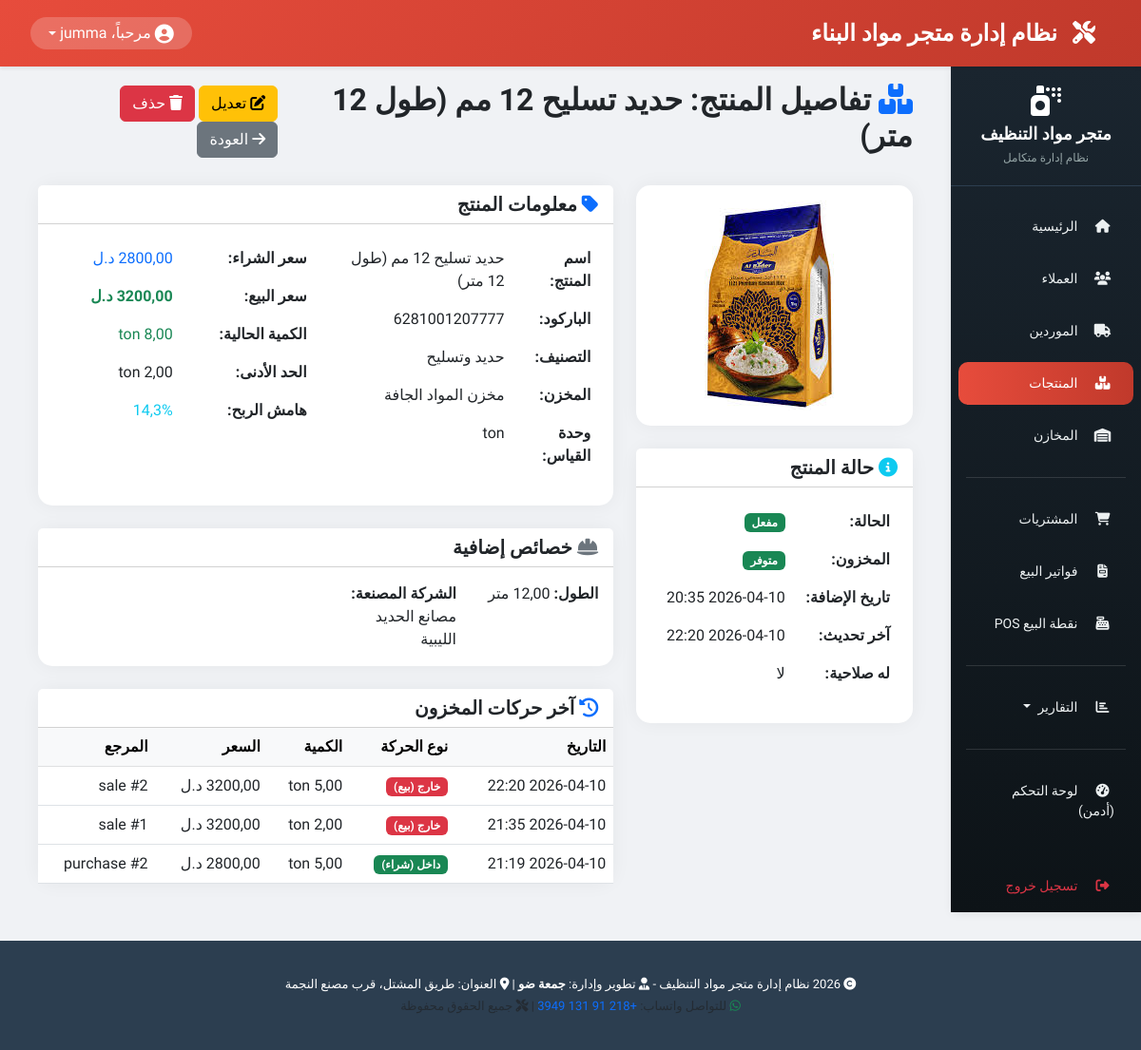
Page /products/2/ (signed in) on the earlier database version.
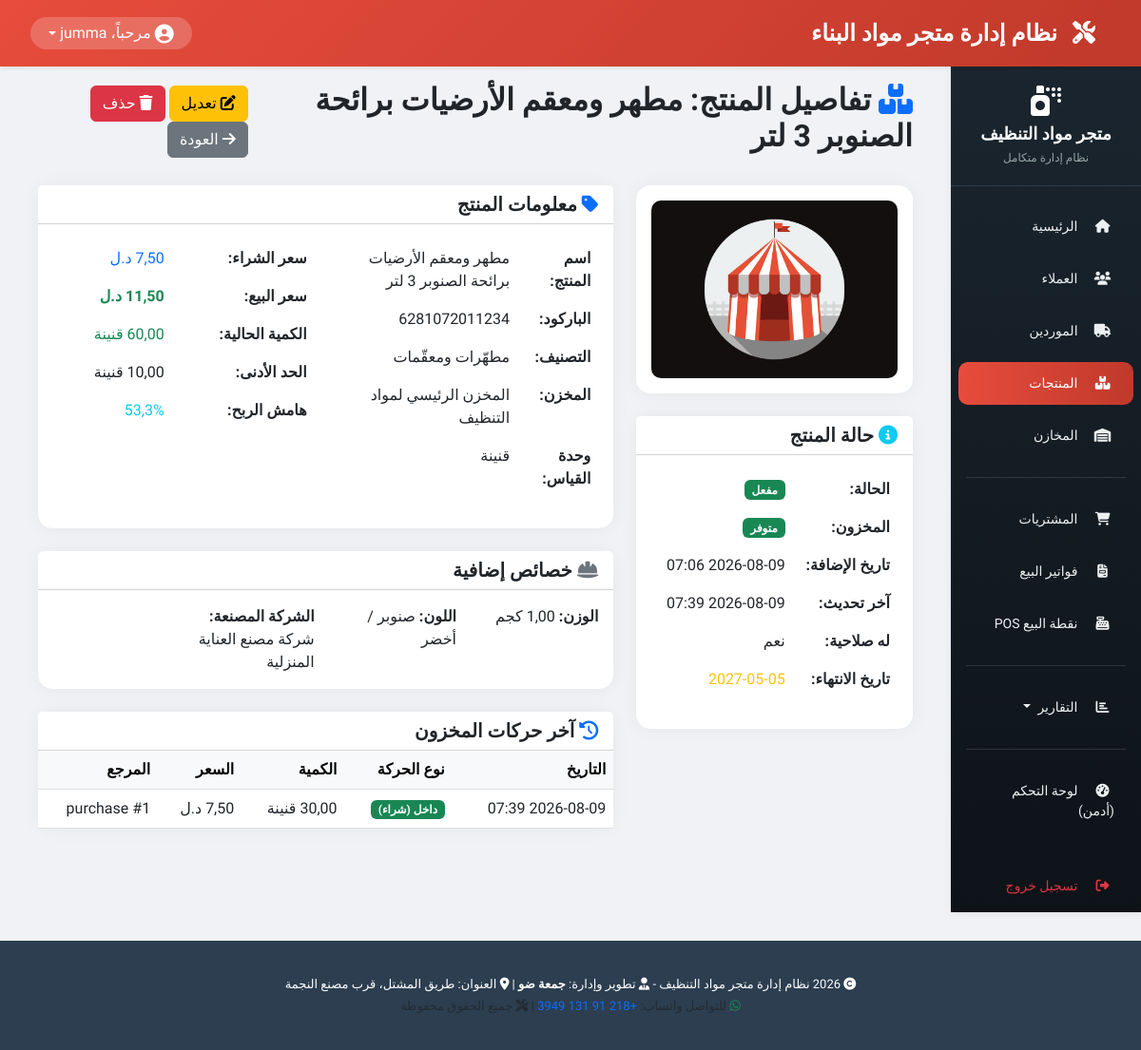
Same page on the later database version.
### products/models.py (models this page shows, shortened)
class Product(models.Model):
    UNIT_CHOICES = [
        ('piece', 'قطعة'),
        ('bottle', 'قنينة'),
        ('gallon', 'جالون'),
        ('liter', 'لتر'),
        ('ml', 'مليلتر'),
        ('box', 'كرتونة'),
        ('packet', 'باكو'),
        ('dozen', 'دزينة'),
        ('drum', 'برميل'),
    ]
    name = models.CharField(max_length=200, verbose_name="اسم المنتج")
    barcode = models.CharField(max_length=100, unique=True, blank=True, null=True, verbose_name="الباركود")
    category = models.ForeignKey(Category, on_delete=models.PROTECT, related_name='products', verbose_name="التصنيف")
    warehouse = models.ForeignKey('warehouses.Warehouse', on_delete=models.PROTECT, related_name='products', verbose_name="المخزن")
    unit = models.CharField(max_length=20, choices=UNIT_CHOICES, default='piece', verbose_name="وحدة القياس")
    purchase_price = models.DecimalField(max_digits=10, decimal_places=2, default=0, verbose_name="سعر الشراء")
    sale_price = models.DecimalField(max_digits=10, decimal_places=2, default=0, verbose_name="سعر البيع")
    current_quantity = models.DecimalField(max_digits=10, decimal_places=2, default=0, verbose_name="الكمية الحالية")
    min_quantity = models.DecimalField(max_digits=10, decimal_places=2, default=0, verbose_name="الحد الأدنى للتنبيه")
    weight_kg = models.DecimalField(max_digits=10, decimal_places=2, blank=True, null=True, verbose_name="الوزن / الحجم (كجم/لتر)")
    length_m = models.DecimalField(max_digits=10, decimal_places=2, blank=True, null=True, verbose_name="الأبعاد (متر)")
    color = models.CharField(max_length=50, blank=True, null=True, verbose_name="الرائحة / اللون")
    manufacturer = models.CharField(max_length=200, blank=True, null=True, verbose_name="الشركة المصنعة")
    has_expiry = models.BooleanField(default=True, verbose_name="له تاريخ انتهاء")
    expiry_date = models.DateField(blank=True, null=True, verbose_name="تاريخ الانتهاء")
    image = models.ImageField(upload_to='products/', blank=True, null=True, verbose_name="صورة المنتج")
    is_active = models.BooleanField(default=True, verbose_name="مفعل")
    notes = models.CharField(max_length=500, blank=True, null=True, verbose_name="ملاحظات")
    created_at = models.DateTimeField(auto_now_add=True, verbose_name="تاريخ الإضافة")
    updated_at = models.DateTimeField(auto_now=True, verbose_name="آخر تحديث")
    def is_low_stock(self):
        return self.current_quantity <= self.min_quantity
    def get_profit_margin(self):
        if self.purchase_price > 0:
            return ((self.sale_price - self.purchase_price) / self.purchase_price) * 100
        return 0
    class Meta:
        verbose_name = "منتج"
        verbose_name_plural = "المنتجات"
        ordering = ['category', 'name']

class Category(models.Model):
    name = models.CharField(max_length=100, verbose_name="اسم التصنيف")
    description = models.CharField(max_length=250, blank=True, null=True, verbose_name="الوصف")
    class Meta:
        verbose_name = "تصنيف"
        verbose_name_plural = "التصنيفات"
        ordering = ['name']

class StockMovement(models.Model):
    MOVEMENT_TYPES = [
        ('in', 'داخل (شراء)'),
        ('out', 'خارج (بيع)'),
        ('return_in', 'مرتجع داخل'),
        ('return_out', 'مرتجع خارج'),
        ('adjustment', 'تسوية مخزون'),
    ]
    product = models.ForeignKey(Product, on_delete=models.PROTECT, related_name='movements', verbose_name="المنتج")
    warehouse = models.ForeignKey('warehouses.Warehouse', on_delete=models.PROTECT, related_name='movements', verbose_name="المخزن")
    movement_type = models.CharField(max_length=20, choices=MOVEMENT_TYPES, verbose_name="نوع الحركة")
    quantity = models.DecimalField(max_digits=10, decimal_places=2, verbose_name="الكمية")
    reference_type = models.CharField(max_length=50, blank=True, null=True, verbose_name="نوع المرجع")
    reference_id = models.PositiveIntegerField(blank=True, null=True, verbose_name="رقم المرجع")
    expiry_date = models.DateField(blank=True, null=True, verbose_name="تاريخ الانتهاء")
    price_at_movement = models.DecimalField(max_digits=10, decimal_places=2, default=0, verbose_name="السعر وقت الحركة")
    notes = models.CharField(max_length=500, blank=True, null=True, verbose_name="ملاحظات")
    created_by = models.CharField(max_length=150, blank=True, null=True, verbose_name="تم بواسطة")
    created_at = models.DateTimeField(auto_now_add=True, verbose_name="تاريخ الحركة")
    class Meta:
        verbose_name = "حركة مخزون"
        verbose_name_plural = "حركات المخزون"
        ordering = ['-created_at']

### warehouses/models.py (models this page shows, shortened)
class Warehouse(models.Model):
    name = models.CharField(max_length=100, verbose_name="اسم المخزن")
    location = models.CharField(max_length=200, blank=True, null=True, verbose_name="الموقع")
    is_active = models.BooleanField(default=True, verbose_name="نشط")
    created_at = models.DateTimeField(auto_now_add=True, verbose_name="تاريخ الإنشاء")
    class Meta:
        verbose_name = "مخزن"
        verbose_name_plural = "المخازن"
        ordering = ['name']

### products/views.py (the view)
# urls.py: path('<int:pk>/', views.ProductDetailView.as_view(), name='product_detail'),
class ProductDetailView(LoginRequiredMixin, DetailView):
    model = Product
    template_name = 'products/product_detail.html'
    context_object_name = 'product'
    def get_context_data(self, **kwargs):
        context = super().get_context_data(**kwargs)
        try:
            context['recent_movements'] = self.object.movements.all().order_by('-created_at')[:10]
        except Exception:
            context['recent_movements'] = []
        return context

### products/templates/products/product_detail.html (shortened to what the changed rows need)
{% extends 'base.html' %}
{% load static %}
{% block content %}
<div class="container-fluid">
    <div class="row">
        <div class="col-12">
            <div class="d-flex justify-content-between align-items-center mb-4">
                <h2>
                    <i class="fas fa-boxes text-primary"></i>
                    تفاصيل المنتج: {{ product.name }}
                </h2>
                <div>
                    <a href="{% url 'products:product_edit' product.pk %}" class="btn btn-warning">
                    </a>
                    <a href="{% url 'products:product_delete' product.pk %}" class="btn btn-danger">
                    </a>
                    <a href="{% url 'products:product_list' %}" class="btn btn-secondary">
                    </a>
                </div>
            </div>
            <div class="row">
                <div class="col-md-4">
                    <div class="card card-custom mb-4">
                        <div class="card-body text-center">
                            {% if product.image %}
                                <img src="{{ product.image.url }}" alt="{{ product.name }}"
                                     style="max-width: 100%; max-height: 250px; object-fit: cover; border-radius: 10px;">
                            {% else %}
                                <i class="fas fa-box fa-5x text-muted"></i>
                                <p class="text-muted mt-2">لا توجد صورة للمنتج</p>
                            {% endif %}
                        </div>
                    </div>
                    <div class="card card-custom mb-4">
                        <div class="card-body">
                            <table class="table table-borderless">
                                <tr><th>الحالة:</th> </tr>
                                <tr><th>المخزون:</th> </tr>
                                <tr><th>تاريخ الإضافة:</th><td>{{ product.created_at|date:"Y-m-d H:i" }}</td> </tr>
                                <tr><th>آخر تحديث:</th><td>{{ product.updated_at|date:"Y-m-d H:i" }}</td> </tr>
                                <tr><th>له صلاحية:</th><td>{{ product.has_expiry|yesno:"نعم,لا" }}</td> </tr>
                                {% if product.has_expiry and product.expiry_date %}
                                <tr><th>تاريخ الانتهاء:</th><td>
                                    {% if product.expiry_date < now %}<span class="text-danger">{{ product.expiry_date|date:"Y-m-d" }} (منتهي)</span>
                                    {% else %}<span class="text-warning">{{ product.expiry_date|date:"Y-m-d" }}</span>{% endif %}
                                 </td> </tr>
                                {% endif %}
                            </table>
                        </div>
                    </div>
                </div>
                <div class="col-md-8">
                    <div class="card card-custom mb-4">
                        <div class="card-body">
                            <div class="row">
                                <div class="col-md-6">
                                    <table class="table table-borderless">
                                        <tr><th>اسم المنتج:</th><td>{{ product.name }}</td> </tr>
                                        <tr><th>الباركود:</th><td>{{ product.barcode|default:"—" }}</td> </tr>
                                        <tr><th>التصنيف:</th><td>{{ product.category.name }}</td> </tr>
                                        <tr><th>المخزن:</th><td>{{ product.warehouse.name }}</td> </tr>
                                        <tr><th>وحدة القياس:</th><td>{{ product.get_unit_display }}</td> </tr>
                                    </table>
                                </div>
                                <div class="col-md-6">
                                    <table class="table table-borderless">
                                        <tr><th>سعر الشراء:</th><td class="text-primary">{{ product.purchase_price }} د.ل</td> </tr>
                                        <tr><th>سعر البيع:</th><td class="text-success fw-bold">{{ product.sale_price }} د.ل</td> </tr>
                                        <tr><th>الكمية الحالية:</th>
                                            <td class="{% if product.current_quantity <= product.min_quantity %}text-danger fw-bold{% else %}text-success{% endif %}">
                                                {{ product.current_quantity }} {{ product.get_unit_display }}
                                            </td> </tr>
                                        <tr><th>الحد الأدنى:</th><td>{{ product.min_quantity }} {{ product.get_unit_display }}</td> </tr>
                                        <tr><th>هامش الربح:</th><td class="text-info">{{ product.get_profit_margin|floatformat:1 }}%</td> </tr>
                                    </table>
                                </div>
                            </div>
                        </div>
                    </div>
                    {% if product.weight_kg or product.length_m or product.color or product.manufacturer %}
                    <div class="card card-custom mb-4">
                        <div class="card-body">
                            <div class="row">
                                {% if product.weight_kg %}
                                <div class="col-md-3"><strong>الوزن:</strong> {{ product.weight_kg }} كجم</div>
                                {% endif %}
                                {% if product.length_m %}
                                <div class="col-md-3"><strong>الطول:</strong> {{ product.length_m }} متر</div>
                                {% endif %}
                                {% if product.color %}
                                <div class="col-md-3"><strong>اللون:</strong> {{ product.color }}</div>
                                {% endif %}
                                {% if product.manufacturer %}
                                <div class="col-md-3"><strong>الشركة المصنعة:</strong> {{ product.manufacturer }}</div>
                                {% endif %}
                            </div>
                        </div>
                    </div>
                    {% endif %}
                    <div class="card card-custom">
                        <div class="card-body p-0">
                            <div class="table-responsive">
                                <table class="table table-hover mb-0">
                                    <thead class="table-light">
                                        <tr>
                                            <th>التاريخ</th>
                                            <th>نوع الحركة</th>
                                            <th>الكمية</th>
                                            <th>السعر</th>
                                            <th>المرجع</th>
                                         </tr>
                                    </thead>
                                    <tbody>
                                        {% for movement in product.movements.all|slice:":10" %}
                                        <tr>
                                            <td>{{ movement.created_at|date:"Y-m-d H:i" }}</td>
                                            <td>
                                                {% if movement.movement_type == 'in' %}<span class="badge bg-success">داخل (شراء)</span>
                                                {% elif movement.movement_type == 'out' %}<span class="badge bg-danger">خارج (بيع)</span>
                                                {% elif movement.movement_type == 'return_in' %}<span class="badge bg-info">مرتجع داخل</span>
                                                {% else %}<span class="badge bg-warning">مرتجع خارج</span>{% endif %}
                                             </td>
                                            <td>{{ movement.quantity }} {{ product.get_unit_display }}</td>
                                            <td>{{ movement.price_at_movement }} د.ل</td>
                                            <td>{{ movement.reference_type|default:"—" }} #{{ movement.reference_id|default:"—" }}</td>
                                         </tr>
                                        {% empty %}
                                        <tr><td colspan="5" class="text-center text-muted py-5">لا توجد حركات مخزون</td> </tr>
                                        {% endfor %}
                                    </tbody>
                                </table>
                            </div>
                        </div>
                    </div>
                </div>
            </div>
        </div>
    </div>
</div>
{% endblock %}

Differences in the rows shown:
removed StockMovement: created_at "2026-04-10 22:20", movement_type "خارج (بيع)", {{ product.get_unit_display }} "ton", reference_type "sale", reference_id "2"
removed StockMovement: created_at "2026-04-10 21:35", movement_type "خارج (بيع)", {{ product.get_unit_display }} "ton", reference_type "sale", reference_id "1"
no longer on this page (row edited): StockMovement: created_at "2026-04-10 21:19", movement_type "داخل (شراء)", {{ product.get_unit_display }} "ton", reference_type "purchase", reference_id "2"
changed Product: name "حديد تسليح 12 مم (طول 12 متر)" → "مطهر ومعقم الأرضيات برائحة الصنوبر 3 لتر"; image: a different picture; created_at "2026-04-10 20:35" → "2026-08-09 07:06"; updated_at "2026-04-10 22:20" → "2026-08-09 07:39"; has_expiry "لا" → "نعم"; expiry_date (not shown) → "2027-05-05"; barcode "6281001207777" → "6281072011234"; category.name "حديد وتسليح" → "مطهّرات ومعقّمات"; warehouse.name "مخزن المواد الجافة" → "المخزن الرئيسي لمواد التنظيف"; unit "ton" → "قنينة"; get_profit_margin "14,3" → "53,3"; weight_kg (not shown) → "1,00"; color (not shown) → "صنوبر / أخضر"; manufacturer "مصانع الحديد الليبية" → "شركة مصنع العناية المنزلية"; sale_price "3200,00" → (not shown)
now on this page (row edited): StockMovement: created_at "2026-08-09 07:39", movement_type "داخل (شراء)", {{ product.get_unit_display }} "قنينة", price_at_movement "7,50", reference_type "purchase", reference_id "1"
Other differences:
text no longer shown: "الطول: متر"
text now shown: "تاريخ الانتهاء: الوزن: كجم اللون:"
